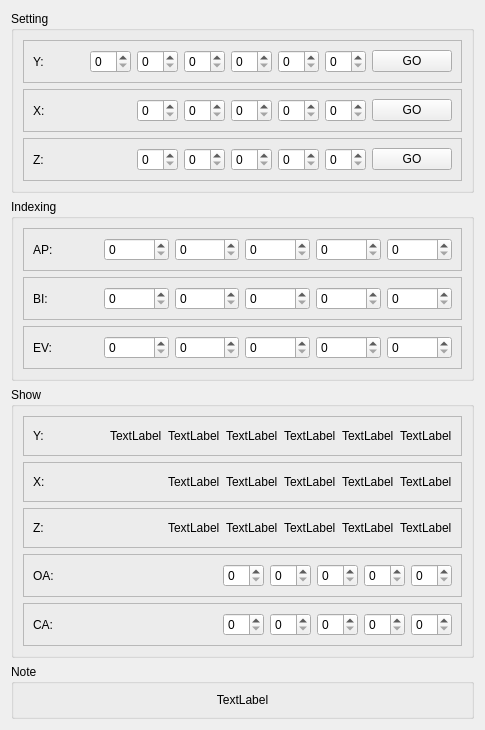
                  <widget class="QWidget" name="tab_4">
                   <attribute name="title">
                    <string>Tab 2</string>
                   </attribute>
                   <layout class="QVBoxLayout" name="verticalLayout_4">
                    <item>
                     <widget class="QGroupBox" name="groupBox_7">
                      <property name="title">
                       <string>Setting</string>
                      </property>
                      <layout class="QVBoxLayout" name="verticalLayout_10">
                       <item>
                        <widget class="QFrame" name="frame_52">
                         <property name="frameShape">
                          <enum>QFrame::StyledPanel</enum>
                         </property>
                         <property name="frameShadow">
                          <enum>QFrame::Raised</enum>
                         </property>
                         <layout class="QHBoxLayout" name="horizontalLayout_31">
                          <item>
                           <widget class="QLabel" name="label_10">
                            <property name="text">
                             <string>Y:</string>
                            </property>
                           </widget>
                          </item>
                          <item>
                           <spacer name="horizontalSpacer_10">
                            <property name="orientation">
                             <enum>Qt::Horizontal</enum>
                            </property>
                            <property name="sizeHint" stdset="0">
                             <size>
                              <width>40</width>
                              <height>20</height>
                             </size>
                            </property>
                           </spacer>
                          </item>
                          <item>
                           <widget class="QSpinBox" name="spinBox_6"/>
                          </item>
                          <item>
                           <widget class="QSpinBox" name="spinBox_7"/>
                          </item>
                          <item>
                           <widget class="QSpinBox" name="spinBox_21"/>
                          </item>
                          <item>
                           <widget class="QSpinBox" name="spinBox_9"/>
                          </item>
                          <item>
                           <widget class="QSpinBox" name="spinBox_8"/>
                          </item>
                          <item>
                           <widget class="QSpinBox" name="spinBox_10"/>
                          </item>
                          <item>
                           <widget class="QPushButton" name="pushButton_29">
                            <property name="text">
                             <string>GO</string>
                            </property>
                           </widget>
                          </item>
                         </layout>
                        </widget>
                       </item>
                       <item>
                        <widget class="QFrame" name="frame_60">
                         <property name="frameShape">
                          <enum>QFrame::StyledPanel</enum>
                         </property>
                         <property name="frameShadow">
                          <enum>QFrame::Raised</enum>
                         </property>
                         <layout class="QHBoxLayout" name="horizontalLayout_40">
                          <item>
                           <widget class="QLabel" name="label_20">
                            <property name="text">
                             <string>X:</string>
                            </property>
                           </widget>
                          </item>
                          <item>
                           <spacer name="horizontalSpacer_11">
                            <property name="orientation">
                             <enum>Qt::Horizontal</enum>
                            </property>
                            <property name="sizeHint" stdset="0">
                             <size>
                              <width>40</width>
                              <height>20</height>
                             </size>
                            </property>
                           </spacer>
                          </item>
                          <item>
                           <widget class="QSpinBox" name="spinBox_11"/>
                          </item>
                          <item>
                           <widget class="QSpinBox" name="spinBox_12"/>
                          </item>
                          <item>
                           <widget class="QSpinBox" name="spinBox_15"/>
                          </item>
                          <item>
                           <widget class="QSpinBox" name="spinBox_13"/>
                          </item>
                          <item>
                           <widget class="QSpinBox" name="spinBox_14"/>
                          </item>
                          <item>
                           <widget class="QPushButton" name="pushButton_30">
                            <property name="text">
                             <string>GO</string>
                            </property>
                           </widget>
                          </item>
                         </layout>
                        </widget>
                       </item>
                       <item>
                        <widget class="QFrame" name="frame_62">
                         <property name="frameShape">
                          <enum>QFrame::StyledPanel</enum>
                         </property>
                         <property name="frameShadow">
                          <enum>QFrame::Raised</enum>
                         </property>
                         <layout class="QHBoxLayout" name="horizontalLayout_50">
                          <item>
                           <widget class="QLabel" name="label_25">
                            <property name="text">
                             <string>Z:</string>
                            </property>
                           </widget>
                          </item>
                          <item>
                           <spacer name="horizontalSpacer_12">
                            <property name="orientation">
                             <enum>Qt::Horizontal</enum>
                            </property>
                            <property name="sizeHint" stdset="0">
                             <size>
                              <width>40</width>
                              <height>20</height>
                             </size>
                            </property>
                           </spacer>
                          </item>
                          <item>
                           <widget class="QSpinBox" name="spinBox_18"/>
                          </item>
                          <item>
                           <widget class="QSpinBox" name="spinBox_16"/>
                          </item>
                          <item>
                           <widget class="QSpinBox" name="spinBox_17"/>
                          </item>
                          <item>
                           <widget class="QSpinBox" name="spinBox_19"/>
                          </item>
                          <item>
                           <widget class="QSpinBox" name="spinBox_20"/>
                          </item>
                          <item>
                           <widget class="QPushButton" name="pushButton_34">
                            <property name="text">
                             <string>GO</string>
                            </property>
                           </widget>
                          </item>
                         </layout>
                        </widget>
                       </item>
                      </layout>
                     </widget>
                    </item>
                    <item>
                     <widget class="QGroupBox" name="groupBox_8">
                      <property name="title">
                       <string>Indexing</string>
                      </property>
                      <layout class="QVBoxLayout" name="verticalLayout_18">
                       <item>
                        <widget class="QFrame" name="frame_65">
                         <property name="frameShape">
                          <enum>QFrame::StyledPanel</enum>
                         </property>
                         <property name="frameShadow">
                          <enum>QFrame::Raised</enum>
                         </property>
                         <layout class="QHBoxLayout" name="horizontalLayout_53">
                          <item>
                           <widget class="QLabel" name="label_24">
                            <property name="text">
                             <string>AP:</string>
                            </property>
                           </widget>
                          </item>
                          <item>
                           <widget class="QSpinBox" name="spinBox_31"/>
                          </item>
                          <item>
                           <widget class="QSpinBox" name="spinBox_27"/>
                          </item>
                          <item>
                           <widget class="QSpinBox" name="spinBox_30"/>
                          </item>
                          <item>
                           <widget class="QSpinBox" name="spinBox_28"/>
                          </item>
                          <item>
                           <widget class="QSpinBox" name="spinBox_29"/>
                          </item>
                         </layout>
                        </widget>
                       </item>
                       <item>
                        <widget class="QFrame" name="frame_66">
                         <property name="frameShape">
                          <enum>QFrame::StyledPanel</enum>
                         </property>
                         <property name="frameShadow">
                          <enum>QFrame::Raised</enum>
                         </property>
                         <layout class="QHBoxLayout" name="horizontalLayout_54">
                          <item>
                           <widget class="QLabel" name="label_12">
                            <property name="text">
                             <string>BI:</string>
                            </property>
                           </widget>
                          </item>
                          <item>
                           <widget class="QSpinBox" name="spinBox_23"/>
                          </item>
                          <item>
                           <widget class="QSpinBox" name="spinBox_25"/>
                          </item>
                          <item>
                           <widget class="QSpinBox" name="spinBox_24"/>
                          </item>
                          <item>
                           <widget class="QSpinBox" name="spinBox_26"/>
                          </item>
                          <item>
                           <widget class="QSpinBox" name="spinBox_22"/>
                          </item>
                         </layout>
                        </widget>
                       </item>
                       <item>
                        <widget class="QFrame" name="frame_67">
                         <property name="frameShape">
                          <enum>QFrame::StyledPanel</enum>
                         </property>
                         <property name="frameShadow">
                          <enum>QFrame::Raised</enum>
                         </property>
                         <layout class="QHBoxLayout" name="horizontalLayout_55">
                          <item>
                           <widget class="QLabel" name="label_26">
                            <property name="text">
                             <string>EV:</string>
                            </property>
                           </widget>
                          </item>
                          <item>
                           <widget class="QSpinBox" name="spinBox_36"/>
                          </item>
                          <item>
                           <widget class="QSpinBox" name="spinBox_33"/>
                          </item>
                          <item>
                           <widget class="QSpinBox" name="spinBox_35"/>
                          </item>
                          <item>
                           <widget class="QSpinBox" name="spinBox_34"/>
                          </item>
                          <item>
                           <widget class="QSpinBox" name="spinBox_32"/>
                          </item>
                         </layout>
                        </widget>
                       </item>
                      </layout>
                     </widget>
                    </item>
                    <item>
                     <widget class="QGroupBox" name="groupBox_9">
                      <property name="title">
                       <string>Show</string>
                      </property>
                      <layout class="QVBoxLayout" name="verticalLayout_21">
                       <item>
                        <widget class="QFrame" name="frame_68">
                         <property name="frameShape">
                          <enum>QFrame::StyledPanel</enum>
                         </property>
                         <property name="frameShadow">
                          <enum>QFrame::Raised</enum>
                         </property>
                         <layout class="QHBoxLayout" name="horizontalLayout_56">
                          <item>
                           <widget class="QLabel" name="label_27">
                            <property name="text">
                             <string>Y:</string>
                            </property>
                           </widget>
                          </item>
                          <item>
                           <spacer name="horizontalSpacer_7">
                            <property name="orientation">
                             <enum>Qt::Horizontal</enum>
                            </property>
                            <property name="sizeHint" stdset="0">
                             <size>
                              <width>40</width>
                              <height>20</height>
                             </size>
                            </property>
                           </spacer>
                          </item>
                          <item>
                           <widget class="QLabel" name="label_39">
                            <property name="text">
                             <string>TextLabel</string>
                            </property>
                           </widget>
                          </item>
                          <item>
                           <widget class="QLabel" name="label_38">
                            <property name="text">
                             <string>TextLabel</string>
                            </property>
                           </widget>
                          </item>
                          <item>
                           <widget class="QLabel" name="label_37">
                            <property name="text">
                             <string>TextLabel</string>
                            </property>
                           </widget>
                          </item>
                          <item>
                           <widget class="QLabel" name="label_36">
                            <property name="text">
                             <string>TextLabel</string>
                            </property>
                           </widget>
                          </item>
                          <item>
                           <widget class="QLabel" name="label_35">
                            <property name="text">
                             <string>TextLabel</string>
                            </property>
                           </widget>
                          </item>
                          <item>
                           <widget class="QLabel" name="label_34">
                            <property name="text">
                             <string>TextLabel</string>
                            </property>
                           </widget>
                          </item>
                         </layout>
                        </widget>
                       </item>
                       <item>
                        <widget class="QFrame" name="frame_71">
                         <property name="frameShape">
                          <enum>QFrame::StyledPanel</enum>
                         </property>
                         <property name="frameShadow">
                          <enum>QFrame::Raised</enum>
                         </property>
                         <layout class="QHBoxLayout" name="horizontalLayout_61">
                          <item>
                           <widget class="QLabel" name="label_32">
                            <property name="text">
                             <string>X:</string>
                            </property>
                           </widget>
                          </item>
                          <item>
                           <spacer name="horizontalSpacer_8">
                            <property name="orientation">
                             <enum>Qt::Horizontal</enum>
                            </property>
                            <property name="sizeHint" stdset="0">
                             <size>
                              <width>40</width>
                              <height>20</height>
                             </size>
                            </property>
                           </spacer>
                          </item>
                          <item>
                           <widget class="QLabel" name="label_40">
                            <property name="text">
                             <string>TextLabel</string>
                            </property>
                           </widget>
                          </item>
                          <item>
                           <widget class="QLabel" name="label_44">
                            <property name="text">
                             <string>TextLabel</string>
                            </property>
                           </widget>
                          </item>
                          <item>
                           <widget class="QLabel" name="label_43">
                            <property name="text">
                             <string>TextLabel</string>
                            </property>
                           </widget>
                          </item>
                          <item>
                           <widget class="QLabel" name="label_42">
                            <property name="text">
                             <string>TextLabel</string>
                            </property>
                           </widget>
                          </item>
                          <item>
                           <widget class="QLabel" name="label_41">
                            <property name="text">
                             <string>TextLabel</string>
                            </property>
                           </widget>
                          </item>
                         </layout>
                        </widget>
                       </item>
                       <item>
                        <widget class="QFrame" name="frame_72">
                         <property name="frameShape">
                          <enum>QFrame::StyledPanel</enum>
                         </property>
                         <property name="frameShadow">
                          <enum>QFrame::Raised</enum>
                         </property>
                         <layout class="QHBoxLayout" name="horizontalLayout_62">
                          <item>
                           <widget class="QLabel" name="label_33">
                            <property name="text">
                             <string>Z:</string>
                            </property>
                           </widget>
                          </item>
                          <item>
                           <spacer name="horizontalSpacer_9">
                            <property name="orientation">
                             <enum>Qt::Horizontal</enum>
                            </property>
                            <property name="sizeHint" stdset="0">
                             <size>
                              <width>40</width>
                              <height>20</height>
                             </size>
                            </property>
                           </spacer>
                          </item>
                          <item>
                           <widget class="QLabel" name="label_49">
                            <property name="text">
                             <string>TextLabel</string>
                            </property>
                           </widget>
                          </item>
                          <item>
                           <widget class="QLabel" name="label_48">
                            <property name="text">
                             <string>TextLabel</string>
                            </property>
                           </widget>
                          </item>
                          <item>
                           <widget class="QLabel" name="label_47">
                            <property name="text">
                             <string>TextLabel</string>
                            </property>
                           </widget>
                          </item>
                          <item>
                           <widget class="QLabel" name="label_46">
                            <property name="text">
                             <string>TextLabel</string>
                            </property>
                           </widget>
                          </item>
                          <item>
                           <widget class="QLabel" name="label_45">
                            <property name="text">
                             <string>TextLabel</string>
                            </property>
                           </widget>
                          </item>
                         </layout>
                        </widget>
                       </item>
                       <item>
                        <widget class="QFrame" name="frame_69">
                         <property name="frameShape">
                          <enum>QFrame::StyledPanel</enum>
                         </property>
                         <property name="frameShadow">
                          <enum>QFrame::Raised</enum>
                         </property>
                         <layout class="QHBoxLayout" name="horizontalLayout_59">
                          <item>
                           <widget class="QLabel" name="label_30">
                            <property name="text">
                             <string>OA:</string>
                            </property>
                           </widget>
                          </item>
                          <item>
                           <spacer name="horizontalSpacer_13">
                            <property name="orientation">
                             <enum>Qt::Horizontal</enum>
                            </property>
                            <property name="sizeHint" stdset="0">
                             <size>
                              <width>40</width>
                              <height>20</height>
                             </size>
                            </property>
                           </spacer>
                          </item>
                          <item>
                           <widget class="QSpinBox" name="spinBox_58"/>
                          </item>
                          <item>
                           <widget class="QSpinBox" name="spinBox_56"/>
                          </item>
                          <item>
                           <widget class="QSpinBox" name="spinBox_55"/>
                          </item>
                          <item>
                           <widget class="QSpinBox" name="spinBox_53"/>
                          </item>
                          <item>
                           <widget class="QSpinBox" name="spinBox_57"/>
                          </item>
                         </layout>
                        </widget>
                       </item>
                       <item>
                        <widget class="QFrame" name="frame_70">
                         <property name="frameShape">
                          <enum>QFrame::StyledPanel</enum>
                         </property>
                         <property name="frameShadow">
                          <enum>QFrame::Raised</enum>
                         </property>
                         <layout class="QHBoxLayout" name="horizontalLayout_60">
                          <item>
                           <widget class="QLabel" name="label_31">
                            <property name="text">
                             <string>CA:</string>
                            </property>
                           </widget>
                          </item>
                          <item>
                           <spacer name="horizontalSpacer_14">
                            <property name="orientation">
                             <enum>Qt::Horizontal</enum>
                            </property>
                            <property name="sizeHint" stdset="0">
                             <size>
                              <width>40</width>
                              <height>20</height>
                             </size>
                            </property>
                           </spacer>
                          </item>
                          <item>
                           <widget class="QSpinBox" name="spinBox_61"/>
                          </item>
                          <item>
                           <widget class="QSpinBox" name="spinBox_60"/>
                          </item>
                          <item>
                           <widget class="QSpinBox" name="spinBox_54"/>
                          </item>
                          <item>
                           <widget class="QSpinBox" name="spinBox_62"/>
                          </item>
                          <item>
                           <widget class="QSpinBox" name="spinBox_59"/>
                          </item>
                         </layout>
                        </widget>
                       </item>
                      </layout>
                     </widget>
                    </item>
                    <item>
                     <widget class="QGroupBox" name="groupBox_10">
                      <property name="title">
                       <string>Note</string>
                      </property>
                      <layout class="QGridLayout" name="gridLayout_4">
                       <item row="0" column="0">
                        <widget class="QLabel" name="label_50">
                         <property name="text">
                          <string>TextLabel</string>
                         </property>
                         <property name="alignment">
                          <set>Qt::AlignCenter</set>
                         </property>
                        </widget>
                       </item>
                      </layout>
                     </widget>
                    </item>
                   </layout>
                  </widget>
